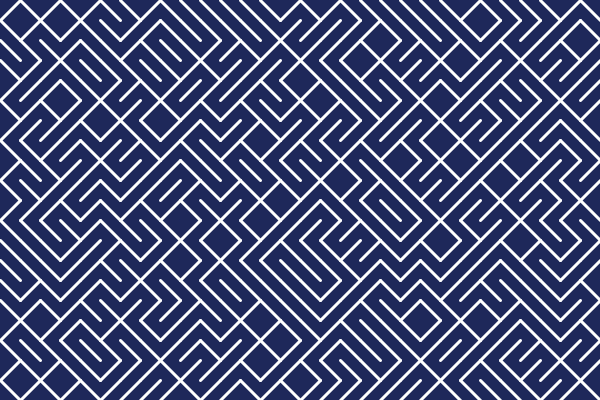
Frame 1 (no input)
Frame 60 (the mouse pressed at the canvas centre just before this capture): identical to frame 1, image omitted
Frame 120 (the mouse held since frame 60 and released just before this capture): identical to frame 1, image omitted

The Processing sketch that drew this single still picture (run headless with seeded random() and noise(); from frame 60 on, the mouse is pressed at the canvas centre):

// Processing sketch: L09_Labirynt
// ── L09_Labirynt.pde
// Урок 9. «10 PRINT» — генеративний лабіринт
// Клацання мишею — новий лабіринт.

int step = 20;

void setup() {
  size(600, 400);
  strokeWeight(3);
  strokeCap(ROUND);
  drawMaze();
}

void draw() {
  // малюємо лише при клацанні
}

void drawMaze() {
  background(30, 40, 90);
  stroke(255);
  for (int y = 0; y < height; y += step) {
    for (int x = 0; x < width; x += step) {
      if (random(1) < 0.5) {
        line(x, y, x + step, y + step);   // діагональ «\»
      } else {
        line(x + step, y, x, y + step);   // діагональ «/»
      }
    }
  }
}

void mousePressed() {
  drawMaze();
}
